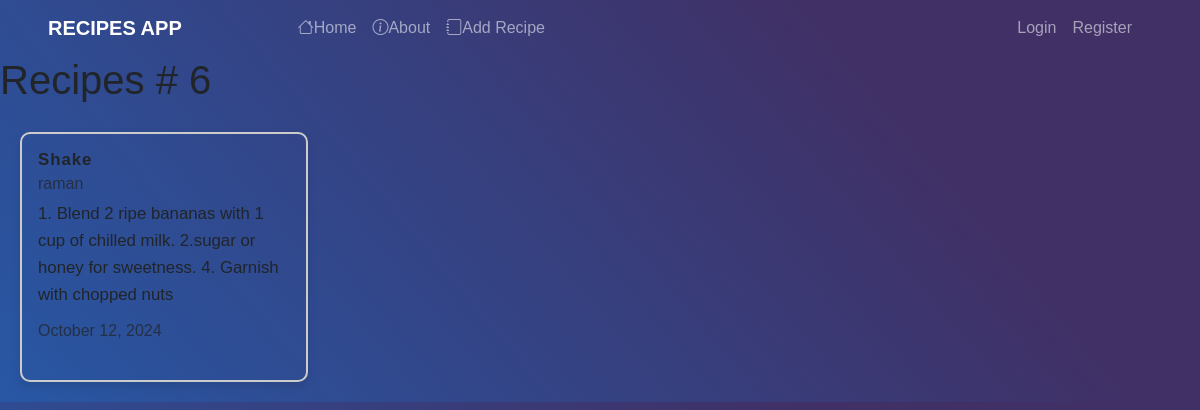
Screenshot of /recipe/6/ with the database file from the repository.
### recipes/models.py (models this page shows, shortened)
class Recipe(models.Model):
    title = models.CharField(max_length=100)
    description = models.TextField()
    author = models.ForeignKey(User, on_delete=models.CASCADE)
    created_at = models.DateTimeField(auto_now_add=True)
    updated_at = models.DateTimeField(auto_now=True)

### recipes/views.py (the view)
# urls.py: path('recipe/<int:pk>/', views.RecipeDetailView.as_view(), name="recipes-detail"),
class RecipeDetailView(DetailView):
    model = models.Recipe

### recipes/templates/recipes/recipe_detail.html (shortened to what this page needs)
{% extends 'recipes/base.html' %}
{% block content %}
<h1>Recipes # {{object.id}} </h1>
<div class="card " style="width: 18rem;">
   <div class="card-body">
      <h5 class="card-title">{{object.title}}</h5>
      <h6 class="card-subtitle mb-2 text-body-secondary">{{object.author}}</h6>
      <p class="card-text">{{object.description}}</p>
      <h6 class="card-subtitle mb-2 text-body-secondary">{{object.updated_at|date:"F d, Y"}}</h6>
   </div>
</div>
{% endblock content %}

### recipes/static/css/style.css (style rules this page uses)
body { font-family: Arial, sans-serif; background-color: #0abcf9; background-image: linear-gradient(50deg, #2857a4 0%,#403066 74%); }
.card { display: inline-block; justify-content: center; align-items: center; border: 2px solid #ccc; border-radius: 10px; box-shadow: 0 4px 8px rgba(0, 0, 0, 0.1); width: 90%; height: 250px; margin: 20px; color: var(--contact-light-text-color); background: transparent; line-height: 1.6; font-size: 1.05rem; }
.card-title { font-size: 1.05rem; font-weight: bold; letter-spacing: 1px; font-family: 'Arial', sans-serif; }

### rows the page displays
Recipe: id "6", title "Shake", author "raman", description "1. Blend 2 ripe bananas with 1 cup of chilled milk. 2.sugar or honey for sweetness. 4. Garnish with chopped nuts", updated_at "October 12, 2024"
